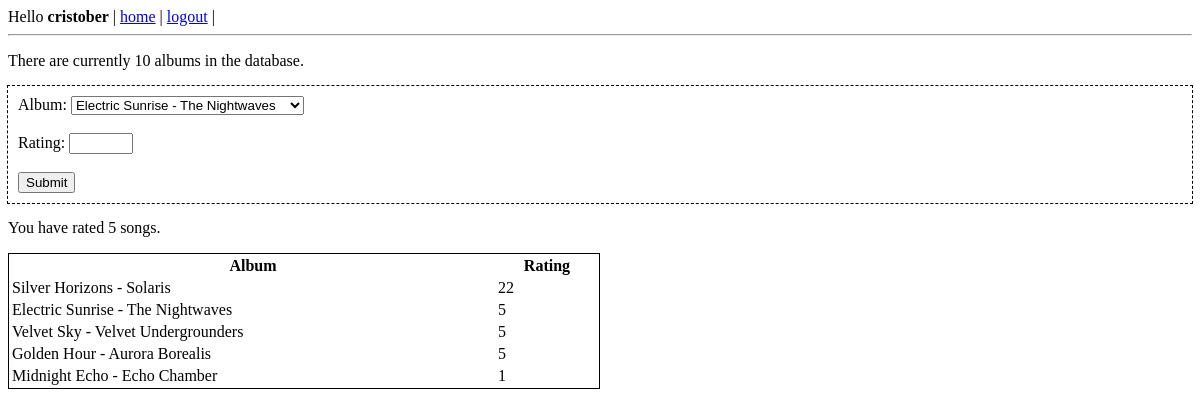
The page / (signed in) on the database as committed earlier.
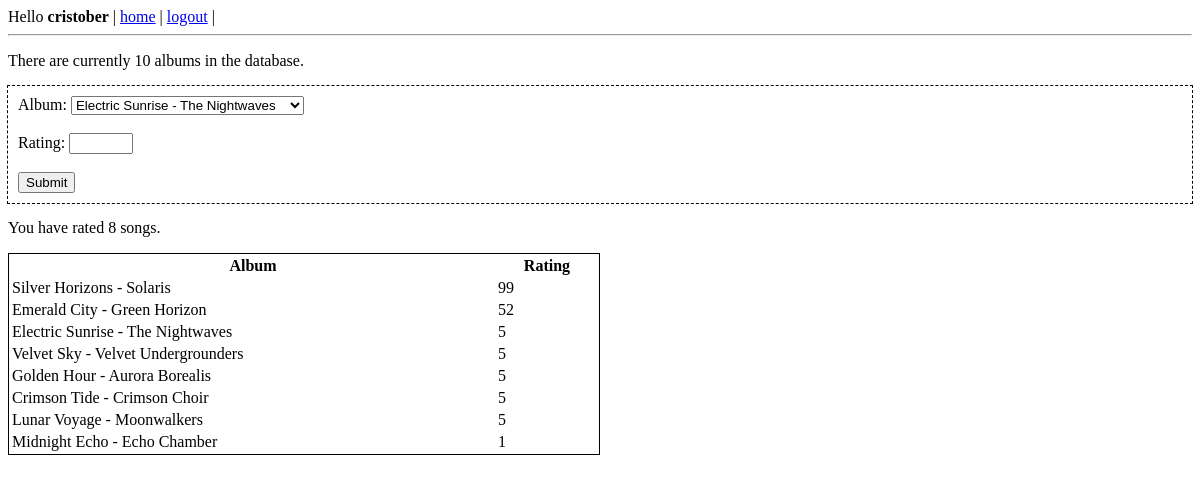
The same page on the database as committed later.
### main.py (models this page shows)
class Album(db.Model):
    __tablename__ = "albums"
    id     = db.Column(db.Integer, Sequence("album_id_seq"), primary_key=True)
    title  = db.Column(db.String(512), nullable=False)   # Title of album
    artist = db.Column(db.String(512), nullable=False)   # Artist name
    date   = db.Column(db.String(512), nullable=False)   # Date added

class Rating(db.Model):
    __tablename__ = "ratings"
    id           = db.Column(db.Integer, Sequence("rating_id_seq"), primary_key=True)
    album_id     = db.Column(db.Integer, db.ForeignKey("albums.id"), nullable=False)
    album_rater  = db.Column(db.String(512), db.ForeignKey("users.id"), nullable=False)
    rating_score = db.Column(db.Integer, nullable=False)

### main.py (the view)
@app.route("/")
def index():
    if not current_user.is_authenticated:
        return render_template("index.html")
    else:
        albums = Album.query.all()
        ratings = get_ordered_albums_and_ratings()
        return render_template("index.html", albums=albums, ratings=ratings)

### main.py (called while the page is built)
@login.user_loader
def load_user(id):
    return db.session.get(User, str(id))

def get_ordered_albums_and_ratings():
    return db.session.execute(
        db.select(Rating, Album).join(
            Album, Rating.album_id == Album.id
        ).where(and_(
            Rating.album_rater == current_user.id
        )).order_by(desc(Rating.rating_score))
    ).all()

### templates/index.html (shortened to what this page needs)
{% extends "base.html" %}
    {% block content %}
    <p> There are currently {{ albums|length }} albums in the database. </p>
    <div class="album_rating_section">
        <form method="post" action="/rate_album">
            <label for="album">Album:<label>
            <select name="album" id="album">
                {% for album in albums %}
                    <option value = "{{ album.title }}\0{{ album.artist }}">
                        {{ album.title }} - {{ album.artist }}
                    </option>
                {% endfor %}
            </select>
            <br><br>
            <label for="rating">Rating:</label>
            <input type="number" id="rating" name="rating" min="0" max="100"></input>
            <br><br>
            <input type="submit" value="Submit">
        </form>
    </div>
    <div class="your_ratings">
        <p> You have rated {{ ratings|length }} songs. </p>
        <table style="width:50%; border:1px solid black;">
        <tr>
            <th>Album</th>
            <th>Rating</th>
        </tr>
        {% for rating in ratings %}
            <tr>
                {% set album  = rating[1] %}
                {% set rating = rating[0] %}
                <td> {{album.title}} - {{album.artist}} </td>
                <td> {{rating.rating_score}} </td>
            </tr>
        {% endfor %}
    </div>
    {% endblock %}

Rows that differ between the two databases and show on the page:
changed Rating (number 1 of 8 on the later page): rating_score "22" → "99"
added Rating: rating_score "52"
now on this page (row unchanged): Album: title "Emerald City", artist "Green Horizon"
added Rating: rating_score "5"
now on this page (row unchanged): Album: title "Crimson Tide", artist "Crimson Choir"
added Rating: rating_score "5"
now on this page (row unchanged): Album: title "Lunar Voyage", artist "Moonwalkers"
Other text that changed with them:
{{ ratings|length }}: "5" → "8"
